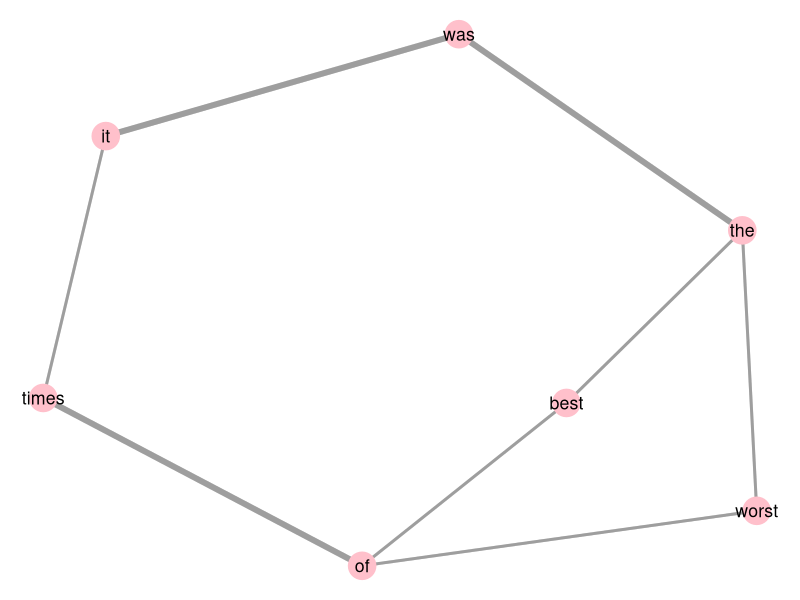

The R source for this figure:
#%%%%%%%%%%%%%%%%%%%%%%%%%%%%%%%%%%%%%%%%%%%%%%%%%%%%%%%%%%%%%%%%%%%%

# R code to reproduce Figure 10.8 from the book by 
# J.S. Marron and Ian L. Dryden on Object Oriented Data Analysis

# Requires the network and GGally libraries installing

#%%%%%%%%%%%%%%%%%%%%%%%%%%%%%%%%%%%%%%%%%%%%%%%%%%%%%%%%%%%%%%%%%%%%

library(network)
library(GGally)

words<-c("it","was","the","best","worst","of","times")
GL<-matrix(c( 3,-2,0,0,0,0,-1,
              -2,4,-2,0,0,0,0,
              0,-2,4,-1,-1,0,0,
              0,0,-1,2,0,-1,0,
              0,0,-1,0,2,-1,0,
              0,0,0,-1,-1,4,-2,
              -1,0,0,0,0,-2,3),7,7)

A<-  -GL + diag(diag(GL)) 

ggn<-network(A,ignore.eval=FALSE,names.eval="weights")
set.seed(3)
plot(ggnet2(ggn,edge.alpha=0.5,label=words,edge.size="weights",color="pink"))
